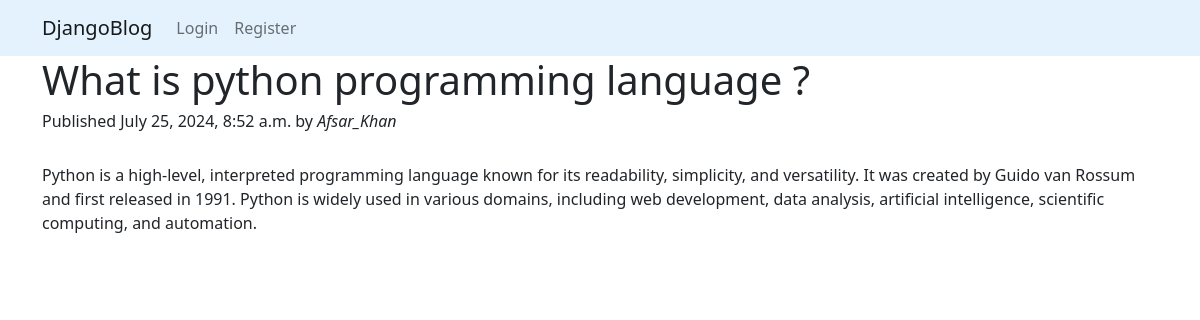
Screenshot of /articles/what-is-python-programming-language/ with the database file from the repository.
### articles/models.py (models this page shows, shortened)
class Article(models.Model):
    title = models.CharField(max_length=200)
    description = models.TextField()
    slug = models.SlugField(max_length=100, unique=True)
    published = models.DateTimeField(auto_now_add=True)
    author = models.ForeignKey(User, on_delete=models.CASCADE)

### articles/views.py (the view)
# urls.py: path('articles/<slug:slug>/', article_details, name='article_details'),
def article_details(request, slug):
    article = get_object_or_404(Article, slug=slug)
    return render(request, 'details.html', {'article':article})

### articles/templates/details.html (shortened to what this page needs)
{% extends 'base.html' %}
{% block body %}
<div class="container">
    <h1>{{article.title}}</h1>
    <h6>Published {{article.published}} by <i>{{article.author}}</i></h6>
    <br>
    <p>{{article.description}}</p>
</div>
{% endblock %}

### rows the page displays
Article: title "What is python programming language ?", published "July 25, 2024, 8:52 a.m.", author "Afsar_Khan", description "Python is a high-level, interpreted programming language known for its readability, simplicity, and versatility. It was created by Guido van Rossum and first released in 1991. Python is widely used in various domains, including web development, data analysis, artificial intelligence, scientific computing, and automation."
